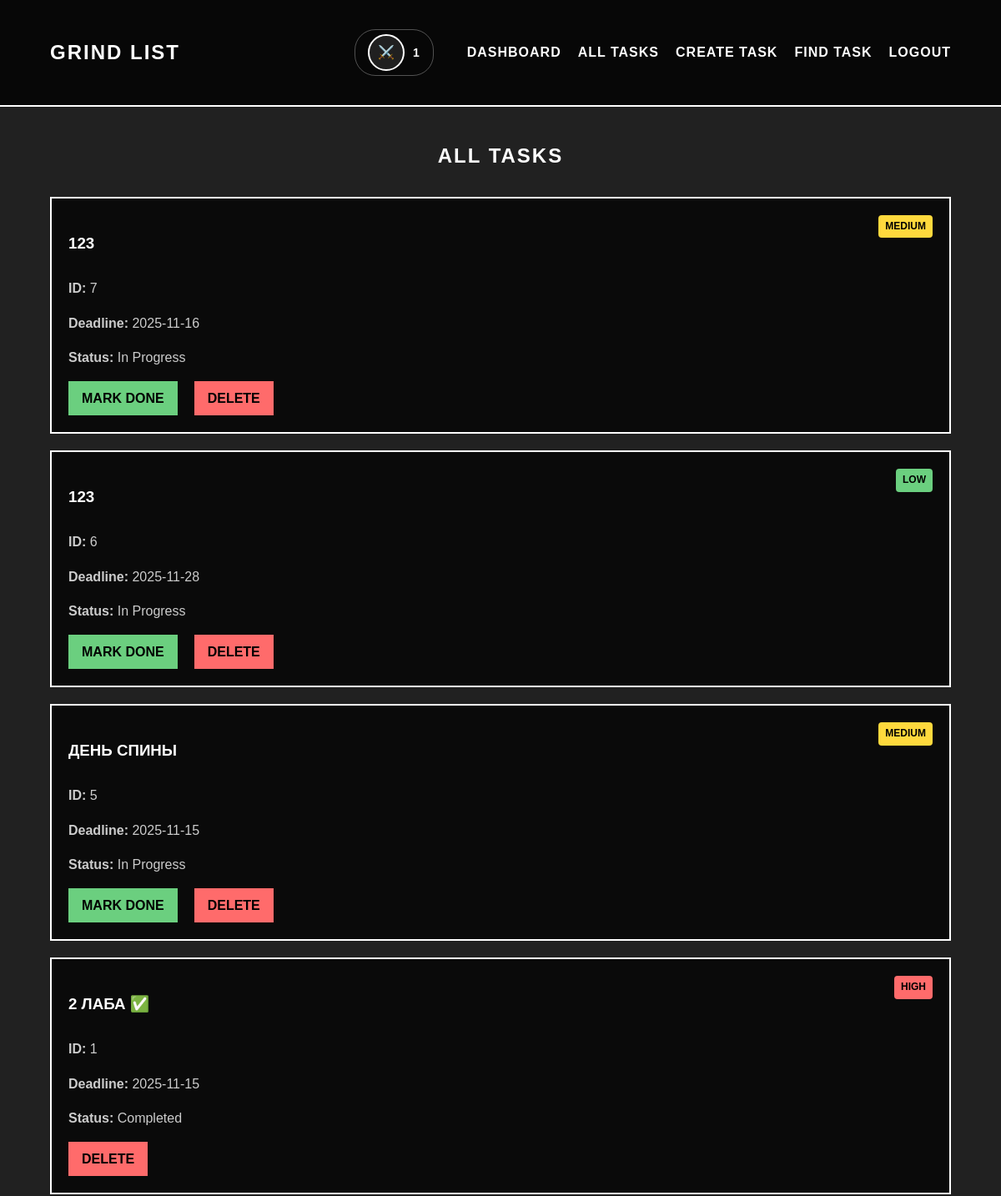
Before: /task/tasks (signed in, upper part) with the older database file.
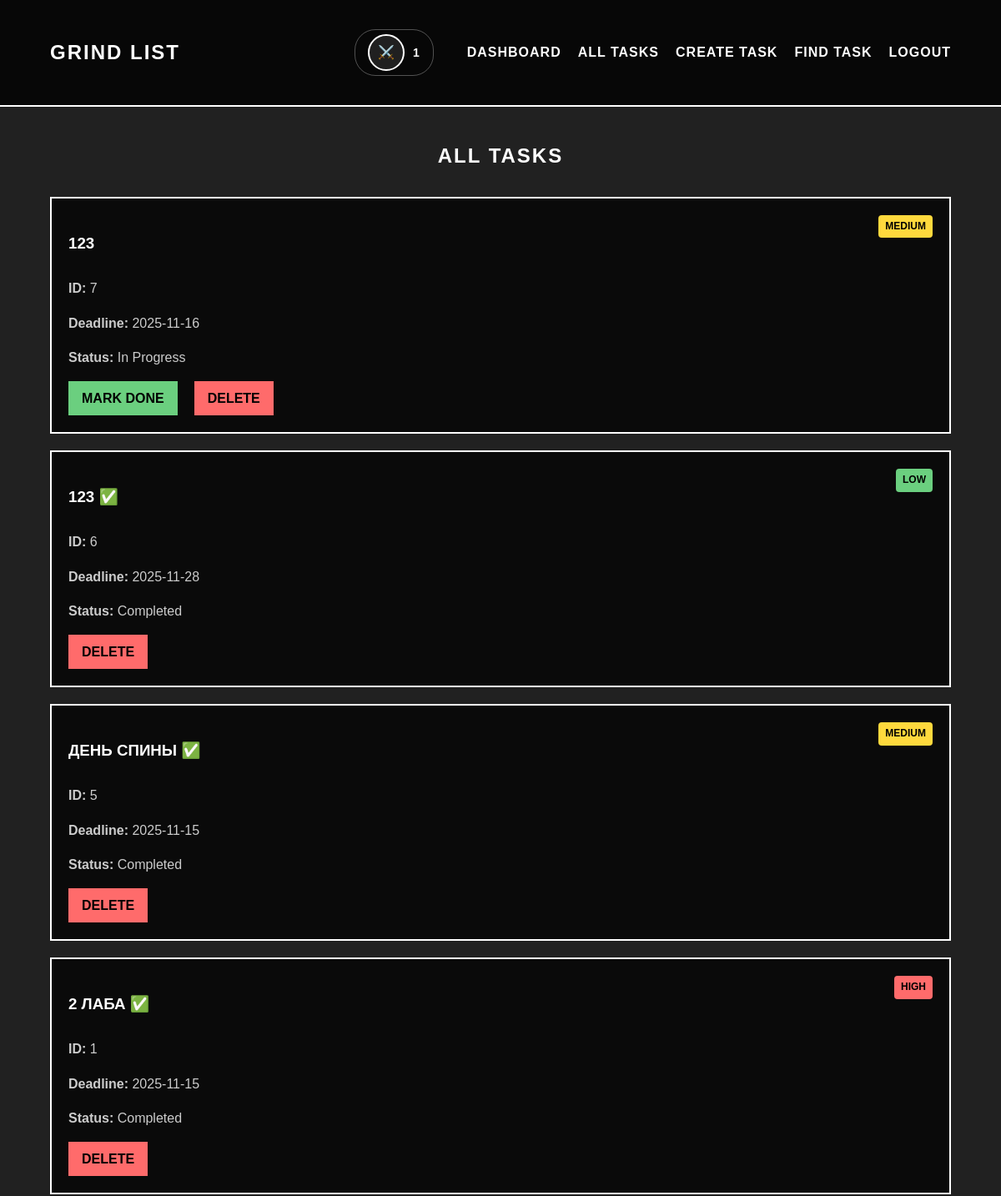
After: the same page with the newer database file.
### app/models/task.py (models this page shows, shortened)
class Task(db.Model):
    id = db.Column(db.Integer, primary_key=True)
    title = db.Column(db.String(200), nullable=False)
    priority = db.Column(db.String(10), nullable=False)
    deadline = db.Column(db.DateTime, default=datetime.now)
    is_done = db.Column(db.Boolean, default=False)
    user_id = db.Column(db.Integer, db.ForeignKey('user.id'), nullable=False)

### app/routes/task.py (the view, shortened to what this page needs)
@task.route('/tasks', methods=['GET', 'POST'])
def tasks_page():
    if 'user_id' not in session:
        flash('Сначала войдите в систему', 'error')
        return redirect(url_for('main.home'))
    if request.method == 'POST':
        sort_by = request.form.get('sort_by').lower()
        test = request.form.get('test').lower()
    else:
        sort_by = 'newest'
        test = 'desc'
    query = Task.query.filter_by(user_id=session['user_id'])
    print(f"'{test}'")
    if test=='desc':
        if sort_by == 'priority':
            priority_order = case(
                (Task.priority == 'high', 1),
                (Task.priority == 'medium', 2),
                (Task.priority == 'low', 3),
            )
            tasks = query.order_by(priority_order, Task.id.desc()).all()
        elif sort_by == 'deadline':
            tasks = query.order_by(Task.deadline.asc().nulls_last(), Task.id.desc()).all()
        elif sort_by == 'status':
            tasks = query.order_by(Task.is_done.asc(), Task.id.desc()).all()
        else:
            tasks = query.order_by(Task.id.desc()).all()
        return render_template('main/tasks.html', tasks=tasks, current_sort=sort_by)

### app/templates/main/tasks.html (shortened to what this page needs)
{% extends "main/base_dashboard.html" %}
{% block content %}
<section class="tasks-section">
    <h1 style="color: #fff; text-align: center; text-transform: uppercase; letter-spacing: 2px; margin-bottom: 30px;">
        ALL TASKS
    </h1>
    <div class="task-list">
        {% if tasks %}
            {% for task in tasks %}
                <div class="task-card">
                    <div style="display: flex; justify-content: space-between; align-items: start;">
                        <h3>{{ task.title }}{% if task.is_done %} ✅{% endif %}</h3>
                        <span class="priority-badge {{ task.priority }}">{{ task.priority.upper() }}</span>
                    </div>
                    <p><strong>ID:</strong> {{ task.id }}</p>
                    <p><strong>Deadline:</strong> {{ task.deadline.strftime('%Y-%m-%d') if task.deadline else 'Not set' }}</p>
                    <p><strong>Status:</strong> {% if task.is_done %}Completed{% else %}In Progress{% endif %}</p>
                    <div class="task-actions">
                        {% if not task.is_done %}
                            <a href="{{ url_for('task.mark_task_done_page', task_id=task.id) }}" class="task-btn done-btn">Mark Done</a>
                        {% endif %}
                        <a href="{{ url_for('task.delete_task_page', task_id=task.id) }}" class="task-btn delete-btn" onclick="return confirm('Are you sure you want to delete this task?')">Delete</a>
                    </div>
                </div>
            {% endfor %}
        {% else %}
            <p style="color: #fff; text-align: center;">No tasks found. Create your first task!</p>
        {% endif %}
    </div>
</section>
{% endblock %}

Changed rows visible on the page:
changed Task "LOW": is_done "In Progress MARK DONE" → "✅ Completed"
changed Task "ДЕНЬ СПИНЫ": is_done "In Progress MARK DONE" → "✅ Completed"
